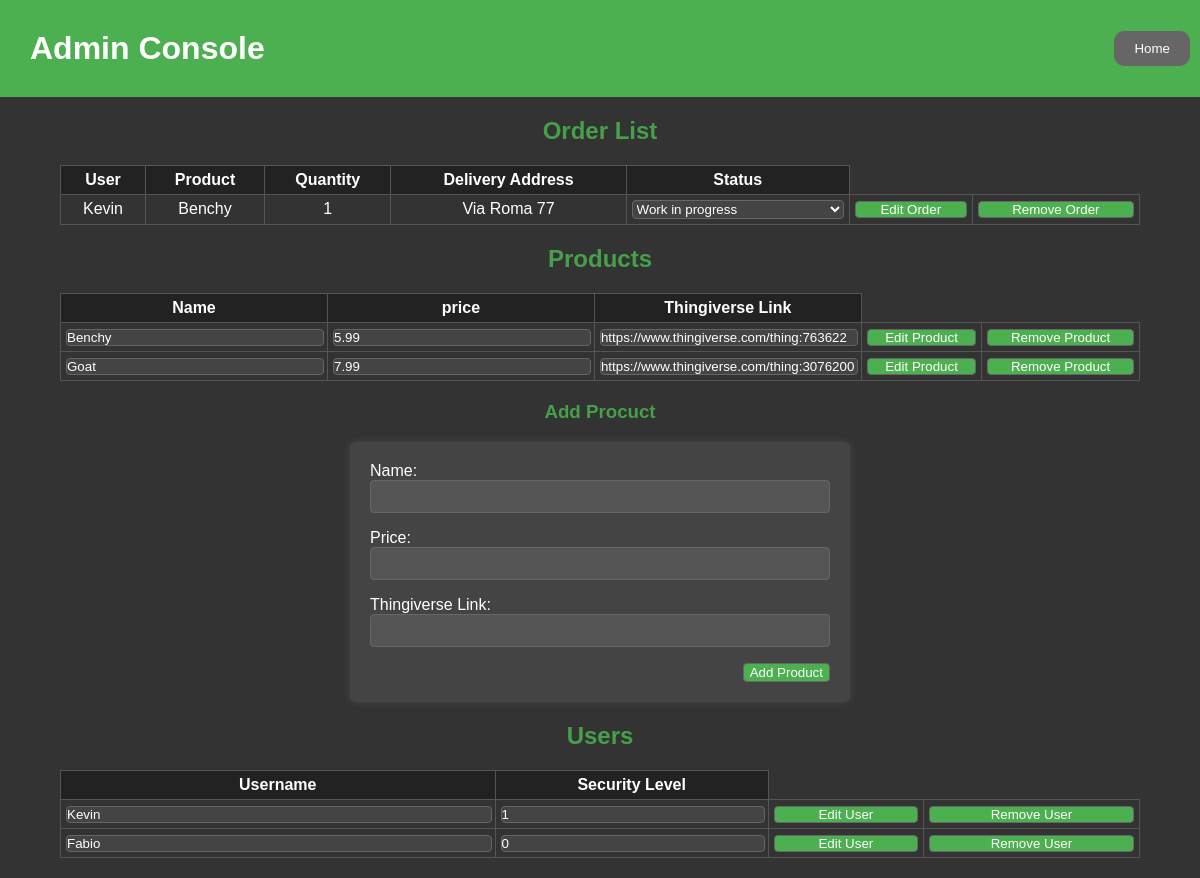
Screenshot of /admin.php (signed in) with the database file from the repository.
### tables this page shows
CREATE TABLE `orders` (
  `id` int(11) NOT NULL,
  `id_user` int(11) NOT NULL,
  `id_product` int(11) NOT NULL,
  `quantity` int(11) NOT NULL,
  `delivery_address` varchar(1024) NOT NULL,
  `payment_request_id` varchar(40) NOT NULL,
  `status` int(11) NOT NULL
);

CREATE TABLE `users` (
  `id` int(11) NOT NULL,
  `username` varchar(32) NOT NULL,
  `md5_password` varchar(32) NOT NULL,
  `security_lvl` int(11) NOT NULL
);

CREATE TABLE `products` (
  `id` int(11) NOT NULL,
  `name` varchar(256) NOT NULL,
  `price` decimal(10,2) NOT NULL,
  `thingiverse_link` varchar(256) DEFAULT NULL
);

### admin.php (the view, shortened to what this page needs)
<?php
$db = new mysqli("localhost", "root", "", "cesco");
?>
<!DOCTYPE html>
<html lang="en">
<head>
    <link rel="stylesheet" href="style/style_admin.css">
</head>
<body>
    <header>
        <h1>Admin Console</h1>
        <form action="admin.php" method="post">
            <input type="submit" name="submit_type" value="Home">
        </form>
    </header>
    <h2>Order List</h2>
    <table>
        <tr>
            <th>User</th>
            <th>Product</th>
            <th>Quantity</th>
            <th>Delivery Address</th>
            <th>Status</th>
        </tr>
        <?php
        $result = $db->query("SELECT * FROM orders");
        foreach ($result as $row) {
            $usr_id = $row["id_user"];
            $prod_id = $row["id_product"];
            echo "<form action='admin.php' method='POST'>
                    <tr>
                        <input type='hidden' value=" . $row["id"] . " name='id' class='table_format_input'>
                        <td>" . $db->query("SELECT username FROM users WHERE id = '$usr_id'")->fetch_row()[0] . "</td>
                        <td>" . $db->query("SELECT name FROM products WHERE id = '$prod_id'")->fetch_row()[0] . "</td>
                        <td>" . $row["quantity"] . "</td>
                        <td>" . $row["delivery_address"] . "</td>
                        <td><select class='table_format_input' name='status'>
                                <option value='0'".(($row["status"] == 0)?"selected":"").">Paid</option>
                                <option value='1'".(($row["status"] == 1)?"selected":"").">Work in progress</option>
                                <option value='2'".(($row["status"] == 2)?"selected":"").">Delivered</option>
                            </select></td>
                        <td><input type='submit' name='submit_type' value='Edit Order' class='table_format_input'></td>
                        <td><input type='submit' name='submit_type' value='Remove Order' class='table_format_input'></td>
                    </tr>
                  </form>";
        }
        ?>
    </table>
    <h2>Products</h2>
    <table>
        <tr>
            <th>Name</th>
            <th>price</th>
            <th>Thingiverse Link</th>
        </tr>
        <?php
        $result = $db->query("SELECT * FROM products");
        foreach ($result as $row) {
            echo "<form action='admin.php' method='POST'>
                            <tr>
                                <input type='hidden' value=" . $row["id"] . " name='id' class='table_format_input'>
                                <td><input type='text' value=" . $row["name"] . " name='name' class='table_format_input'></td>
                                <td><input type='number' value=" . $row["price"] . " name='price' min='0' step='0.01' class='table_format_input'></td>
                                <td><input type='text' value=" . $row["thingiverse_link"] . " name='thg_link' class='table_format_input'></td>
                                <td><input type='submit' name='submit_type' value='Edit Product' class='table_format_input'></td>
                                <td><input type='submit' name='submit_type' value='Remove Product' class='table_format_input'></td>
                            </tr>
                          </form>";
        }
        ?>
    </table>
    <h3>Add Procuct</h3>
    <div class="container">
        <form class="input_form" action="admin.php" method="POST">
            Name: <input type="text" name="name" class="add_format_input">
            Price: <input type="number" name="price" class="add_format_input" min='0' step='0.01'>
            Thingiverse Link: <input type="text" name="thg_link" class="add_format_input">
            <div style="text-align: right;">
                <input type="submit" name="submit_type" value="Add Product">
            </div>
        </form>
    </div>
    <h2>Users</h2>
    <table>
        <tr>
            <th>Username</th>
            <th>Security Level</th>
        </tr>
        <?php
        $result = $db->query("SELECT * FROM users");
        foreach ($result as $row) {
            echo "<form action='admin.php' method='POST'>
                            <tr>
                                <input type='hidden' value=" . $row["id"] . " name='id' class='table_format_input'>
                                <td><input type='text' value=" . $row["username"] . " name='usr' class='table_format_input'></td>
                                <td><input type='number' value=" . $row["security_lvl"] . " name='scrt_lvl' min='0' max='1' step='1' class='table_format_input'></td>
                                <td><input type='submit' name='submit_type' value='Edit User' class='table_format_input'></td>
                                <td><input type='submit' name='submit_type' value='Remove User' class='table_format_input'></td>
                            </tr>
                          </form>";
        }
        ?>
    </table>
</body>
</html>

### style/style_admin.css (style rules this page uses)
body { margin: 0; padding: 0; }
h1 { margin: 20px; }
body { font-family: "Arial", sans-serif; background-color: #333; color: #fff; text-align: center; }
h1 { color: #fff; }
h2, h3, h4 { color: #45a049; }
table { width: 90%; margin: 20px auto; border-collapse: collapse; }
th, td { padding: 5px; border: 1px solid #555; }
th { background-color: #222; color: #fff; }
td { background-color: #333; }
.add_format_input { width: 100%; padding: 8px; margin-bottom: 16px; border: 1px solid #666; border-radius: 4px; box-sizing: border-box; color: #fff; background-color: #555; }
.table_format_input { width: 100%; padding: 0; margin: 0; border: 1px solid #666; border-radius: 4px; color: #fff; background-color: #444; }
input[type="submit"] { background-color: #4caf50; border: 1px solid #666; border-radius: 4px; color: #fff; cursor: pointer; }
.input_form { background-color: #444; padding: 20px; border-radius: 5px; box-shadow: 0 0 10px rgba(255, 255, 255, 0.1); }
header { background-color: #4caf50; color: #fff; padding: 10px 10px; display: flex; justify-content: space-between; align-items: center; }
header input[type="submit"] { background-color: #666; color: #fff; border: none; padding: 10px 20px; cursor: pointer; border-radius: 10px; }
.container { width: 500px; margin: 10px auto; text-align: left; }

### rows the page displays
orders: id_user.username "Kevin", id_product.name "Benchy", quantity "1", delivery_address "Via Roma 77", status "Work in progress"
products: name "Benchy", price "5.99", thg_link "https://www.thingiverse.com/thing:763622"
products: name "Goat", price "7.99", thg_link "https://www.thingiverse.com/thing:3076200"
users: usr "Kevin", scrt_lvl "1"
users: usr "Fabio", scrt_lvl "0"
